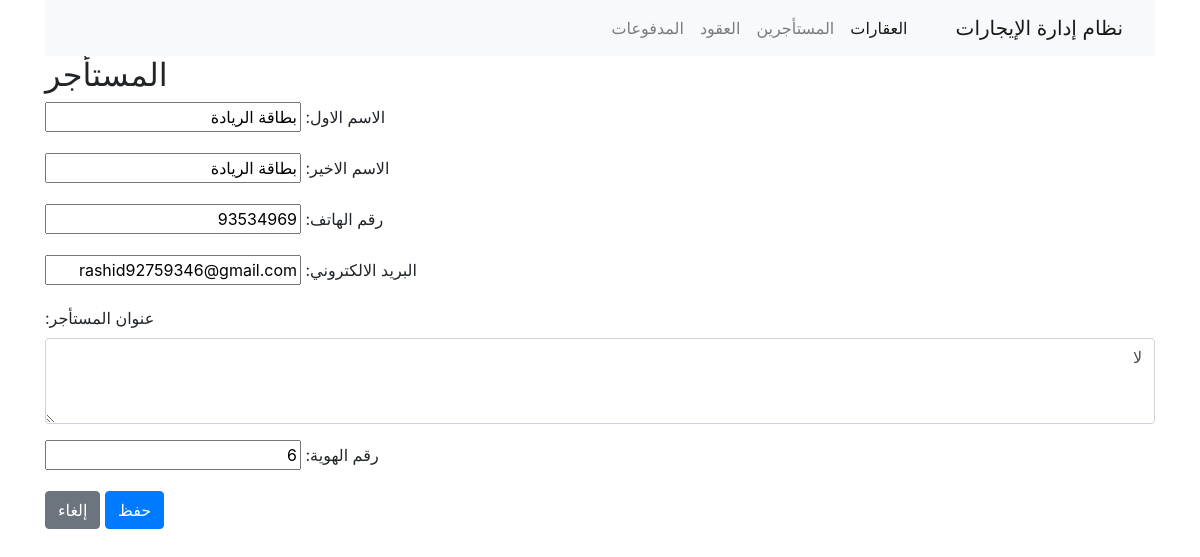
The app's page /tenants/1/edit/ with its own data.
### properties/models.py (models this page shows, shortened)
class Tenant(models.Model):
    first_name = models.CharField(verbose_name="الاسم الأول", max_length=50)
    last_name = models.CharField(verbose_name="الاسم الأخير", max_length=50)
    phone = models.CharField(verbose_name="رقم الهاتف", max_length=15)
    email = models.EmailField(verbose_name="البريد الإلكتروني")
    address = models.TextField(verbose_name="العنوان المستأجر")
    id_number = models.CharField(verbose_name="رقم الهوية", max_length=20, unique=True)

### properties/views.py (the view, shortened to what this page needs)
# urls.py: path('tenants/<int:pk>/edit/', TenantUpdateView.as_view(), name='tenant_edit'),
class TenantUpdateView(UpdateView):
    model = Tenant
    form_class = TenantForm
    template_name = 'tenant_form.html'
    success_url = reverse_lazy('tenant_list')

### properties/forms.py
class TenantForm(forms.ModelForm):
    class Meta:
        model = Tenant
        fields = ['first_name', 'last_name', 'phone', 'email', 'address', 'id_number']
        labels = {
            'first_name': _('الاسم الاول'),
            'last_name': _('الاسم الاخير'),
            'phone': _('رقم الهاتف'),
            'email': _('البريد الالكتروني'),
            'address': _('عنوان المستأجر'),
            'id_number': _('رقم الهوية'),
        }
        widgets = {
            'address': forms.Textarea(attrs={'class':'form-control', 'rows':3, 'placeholder':'أدخل عنوان المستأجر'}),
        }

### properties/templates/tenant_form.html (shortened to what this page needs)
{% extends 'base.html' %}
{% block content %}
<h2>{{ view.action }} المستأجر</h2>
<form method="POST">
  {{ form.as_p }}
  <button type="submit" class="btn btn-primary">حفظ</button>
  <a href="{% url 'tenant_list' %}" class="btn btn-secondary">إلغاء</a>
</form>
{% endblock %}

### records on screen
Tenant: first_name "بطاقة الريادة", last_name "بطاقة الريادة", phone "93534969", email "rashid92759346@gmail.com", address "لا", id_number "6"
